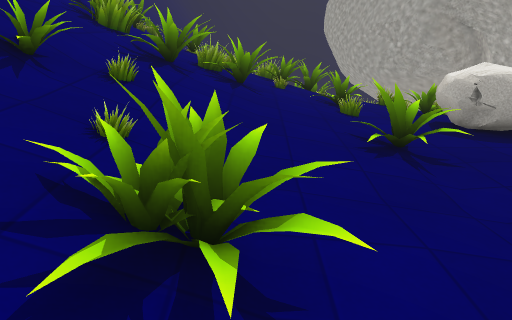
view 1 (above)

24 first-person views from a walk through a 3-D level made in the Godot game engine. The camera is 1.5 m above the floor, tilts 10° down and sees 70° across. The floor is counted in squares, 1 m on a side. Each view is taken from the middle of a square. On the plan, view 1 faces up. The plan holds only what a view shows up to about 16 squares ahead; the rest is blank. The place goes on beyond the plan. Some surface patterns are stand-ins.

view 2
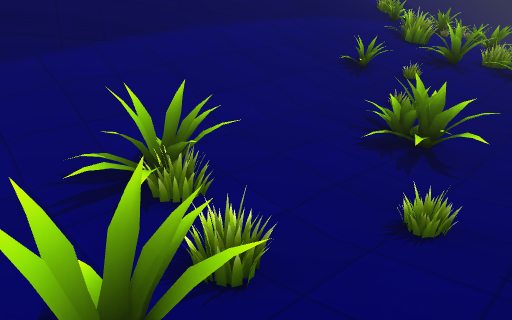

view 3
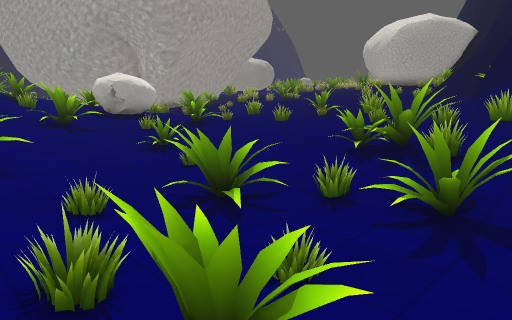

view 4
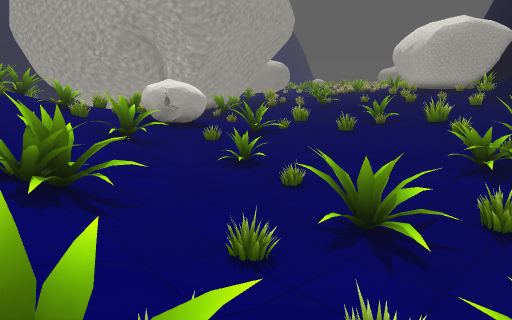

view 5
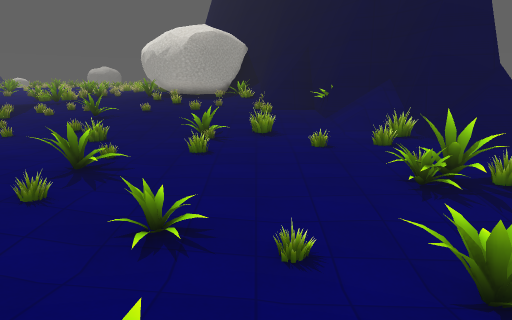

view 6
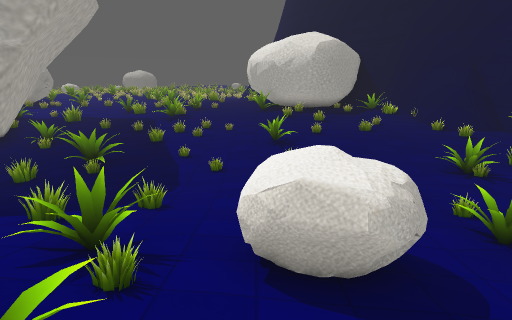

view 7
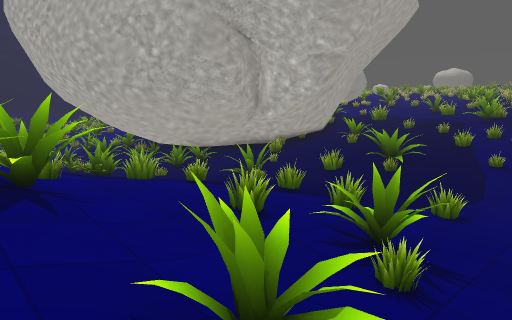

view 8
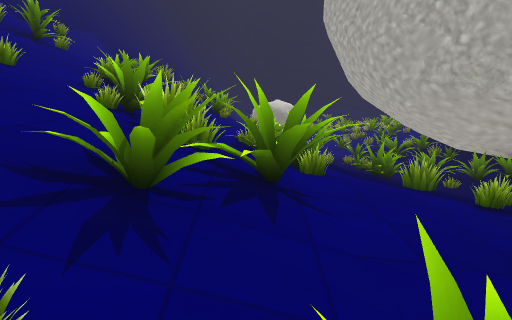

view 9
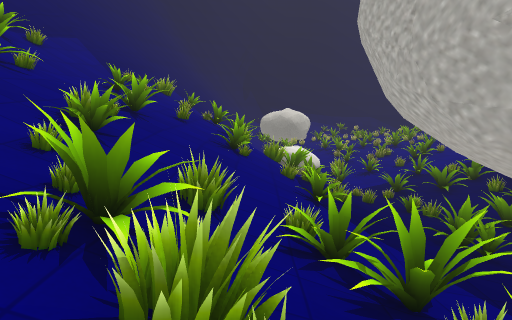

view 10
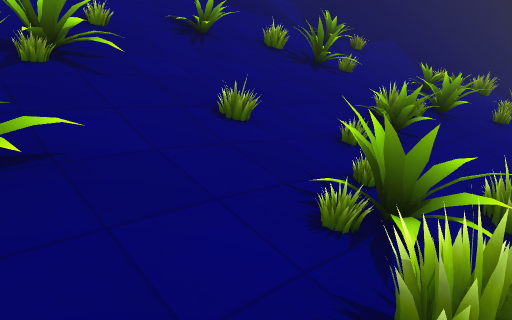

view 11
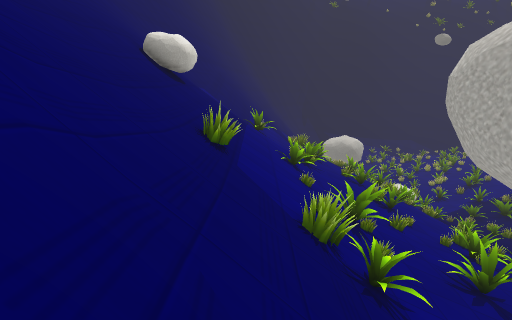

view 12
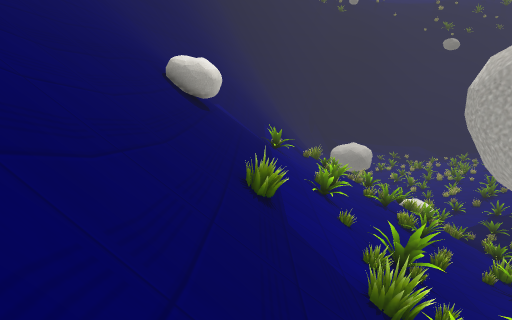

view 13
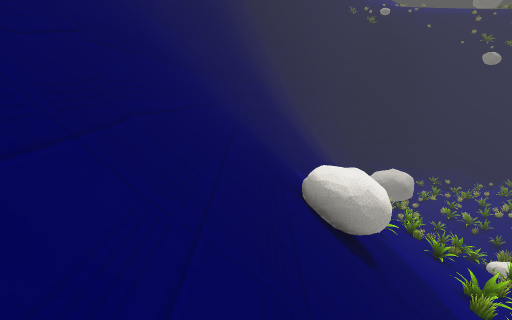

view 14
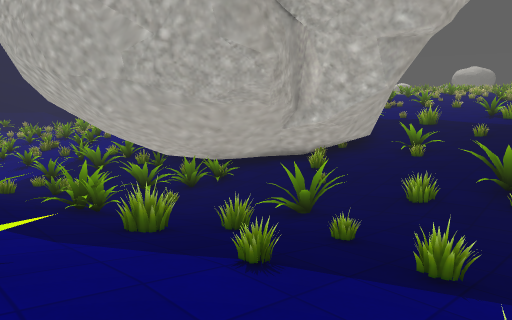

view 15
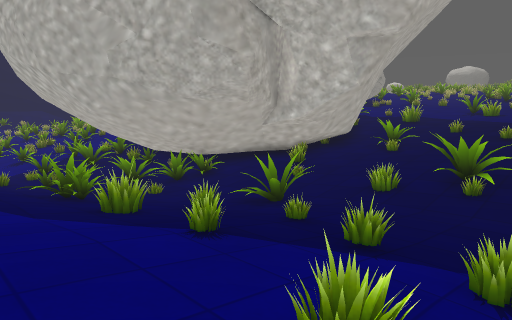

view 16
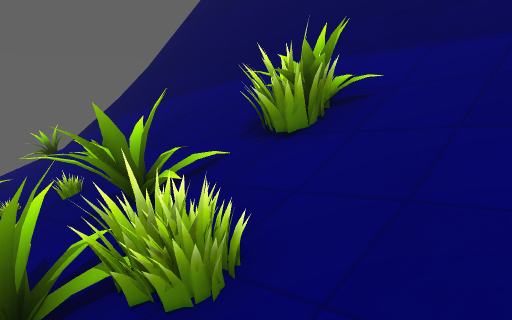

view 17
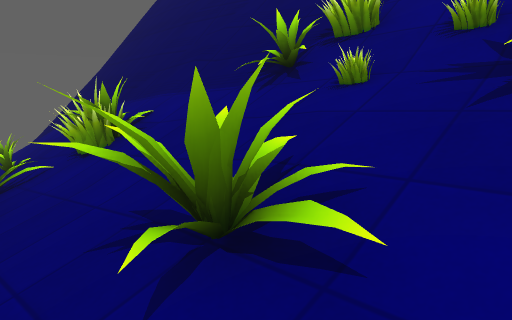

view 18
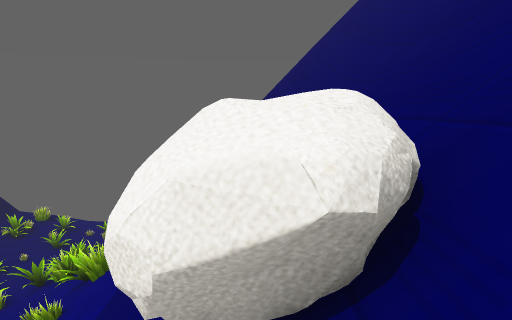

view 19
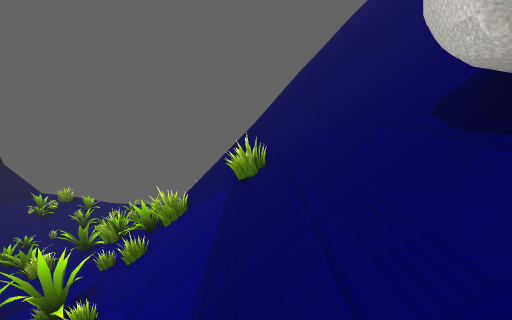

view 20
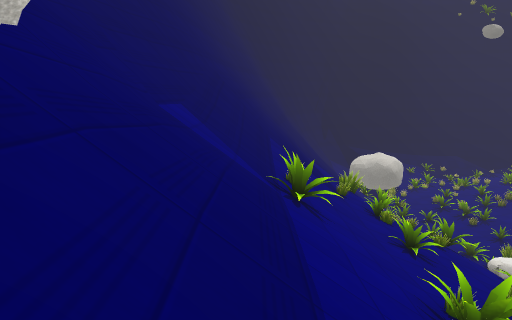

view 21
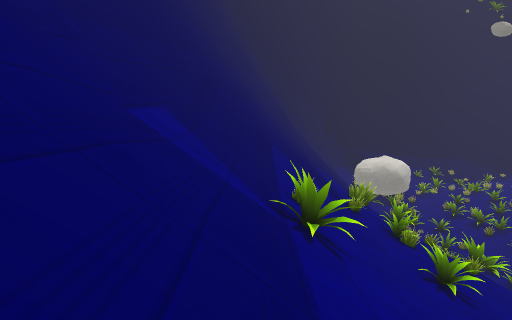

view 22
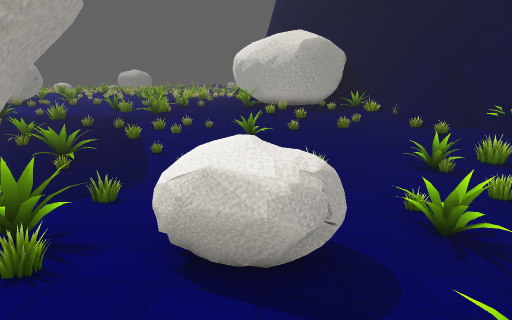

view 23
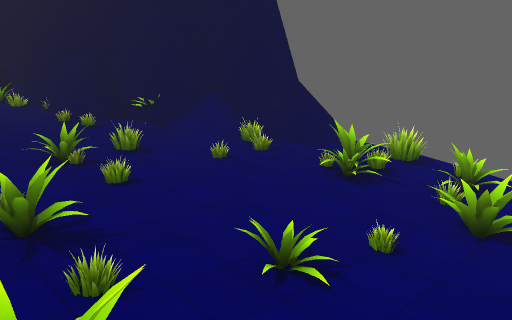

view 24
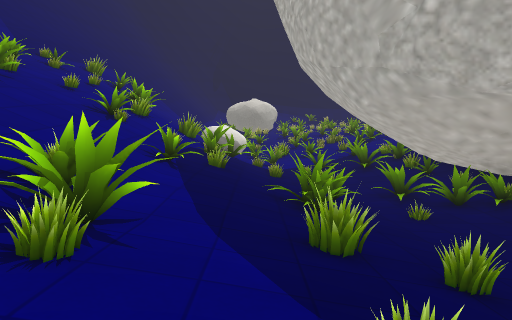

### Floor plan
Key: @ floor where view 1 was taken; # wall or solid block; . main floor; - floor 0.25 m lower than the main floor; : floor 0.5 m higher than the main floor; + floor 0.75 m higher than the main floor; _ floor 0.75 m lower than the main floor; < floor 1.25 m lower than the main floor; ( floor 1.5 m lower than the main floor; / step, stairs or slope; = window, fence, low wall or low ledge; ^ raised ledge; v drop or lower ground; O other object.
Columns run from 15 left of view 1 to 17 right of it. Each row starts with its distance up from view 1.
 37    #/ #/   #
 36    #//=////#==
 35    #//////// /
 34   ##//////=///#/
 33   ##//////////==
 32  ###///////=/=//     ==
 31  ###///////////#=/   ((=
 30 #=##///=///=///==/=//=(=((^^ ^
 29 #=##///=//==//////==//==((^  ^
 28 #=/=///#=//////////////((#^^^^
 27 #=//////////=//===/=////(#^  ^
 26 #=//////////##/////////=((^^^
 25 #=////////=///////=//////(#^^^
 24 #=///////##//////////##//((#^
 23 #=///////=//==//////////<<(<_#^^
 22 #=///////////=//////////<<<<__###
 21 ##/^^=//==/////=/=../-//_<<____##
 20 =#/=#////=///=/=/=#..==/_=#___--/
 19 =#//////////=/=^//=////=_==___--/
 18 =#/////////////#=/=:////____/--..
 17 //////////=////==/+:.=.=-___--...
 16 //////////#//////##::...--__#=...
 15 //////=//=//=#////+::.=/--_-/=...
 14 ////////=#=/////=/+:=.=.-----...=
 13 ////////##////=///:://..-----/...
 12 //////////////////=.==..=---.....
 11 //////////////=///O.....----/....
 10 ///////////#//==///.^^..---....=:
  9 ////=////////=#///..^^^.---.=.==:
  8 ////==////////////..^^..-.=....::
  7 ////v==///////////=-------=...::=
  6       = #=//==////=--===-.....:::
  5       v #=//=O////__-//--.....::=
  4      vv #=//////-__=_---=.==..:::
  3      v  #=////==___/_---......::O
  2      v  ##/////=______--...=..:=O
  1         ##/////______---......::=
  0         ##/////@__=__--.=.....::=
 -1       ###=///=/___=__=-....///###
 -2         #=///===____==-.=.=///##
 -3          =////_==__=#=-...=///#
 -4           =// _==_==#=-.///####
 -5           #// _  __=#=-./OO#
 -6                            #

Where each view was taken, in squares from view 1:
view 1: 0 up, 0 right, facing up
view 2: 4 down, 2 right, facing up-left
view 3: 5 down, 1 left, facing up-right
view 4: 3 down, 2 left, facing up-right
view 5: 2 up, 1 left, facing right
view 6: 10 up, 1 right, facing right
view 7: 10 up, 1 right, facing up-right
view 8: 11 up, 2 right, facing up
view 9: 15 up, 1 right, facing up
view 10: 15 up, 1 right, facing up-left
view 11: 7 up, 8 left, facing up
view 12: 8 up, 9 left, facing up
view 13: 13 up, 13 left, facing up
view 14: 14 up, 3 right, facing up-right
view 15: 13 up, 3 right, facing up-right
view 16: 13 up, 0 right, facing down-left
view 17: 17 up, 1 left, facing down-left
view 18: 23 up, 11 left, facing down
view 19: 23 up, 9 left, facing down
view 20: 19 up, 9 left, facing up
view 21: 21 up, 9 left, facing up
view 22: 9 up, 1 right, facing right
view 23: 7 up, 1 right, facing down-right
view 24: 15 up, 5 right, facing up
